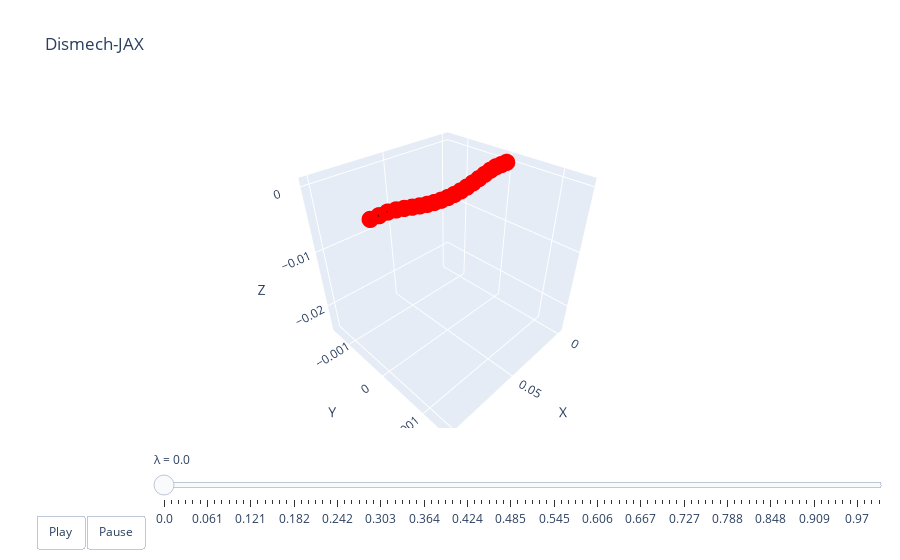

The cell this chart's notebook holds for it:
### Code cell
lambdas = jnp.linspace(0, 1.0, 100)
xf_stars = truth_sim.solve(lambdas, xf0, None, aux, state, nsteps=10)
xb_stars = jax.vmap(fixed_0, (0, None))(lambdas, aux)
qs = jax.vmap(get_q, (0, 0, None))(xf_stars, xb_stars, aux)
dismech.animate(lambdas, qs, top)

### Figure 1 — Plotly figure (JSON) as saved in the notebook; plotly's stock layout.template omitted (floating-point values rounded to 4 significant figures)
{"data": [{"line": {"color": "black", "width": 4}, "marker": {"color": "red", "size": 6}, "mode": "lines+markers", "name": "edges", "type": "scatter3d", "x": [0, 0.005, null, 0.005, 0.01, null, 0.01, 0.015, null, 0.015, 0.02, null, 0.02, 0.025, null, 0.025, 0.02999, null, 0.02999, 0.03499, null, 0.03499, 0.03999, null, 0.03999, 0.045, null, 0.045, 0.05, null, 0.05, 0.055, null, 0.055, 0.06001, null, 0.06001, 0.06501, null, 0.06501, 0.07001, null, 0.07001, 0.075, null, 0.075, 0.08, null, 0.08, 0.085, null, 0.085, 0.09, null, 0.09, 0.095, null, 0.095, 0.1, null], "y": [0, 0, null, 0, 0, null, 0, 0, null, 0, 0, null, 0, 0, null, 0, 0, null, 0, 0, null, 0, 0, null, 0, 0, null, 0, 0, null, 0, 0, null, 0, 0, null, 0, 0, null, 0, 0, null, 0, 0, null, 0, 0, null, 0, 0, null, 0, 0, null, 0, 0, null, 0, 0, null], "z": [0, 0, null, 0, 0, null, 0, -0.0001655, null, -0.0001655, -0.0004123, null, -0.0004123, -0.0006842, null, -0.0006842, -0.0009435, null, -0.0009435, -0.001165, null, -0.001165, -0.001334, null, -0.001334, -0.001438, null, -0.001438, -0.001474, null, -0.001474, -0.001438, null, -0.001438, -0.001334, null, -0.001334, -0.001165, null, -0.001165, -0.0009435, null, -0.0009435, -0.0006842, null, -0.0006842, -0.0004123, null, -0.0004123, -0.0001655, null, -0.0001655, 0, null, 0, 0, null, 0, 0, null]}], "layout": {"scene": {"xaxis": {"range": [-0.005, 0.105], "title": {"text": "X"}}, "yaxis": {"range": [-0.001524, 0.001524], "title": {"text": "Y"}}, "zaxis": {"range": [-0.02518, 0.001199], "title": {"text": "Z"}}}, "sliders": [{"currentvalue": {"prefix": "λ = "}, "steps": [{"args": [["0.0"], {"frame": {"duration": 50, "redraw": true}, "mode": "immediate"}], "label": "0.0", "method": "animate"}, {"args": [["0.01"], {"frame": {"duration": 50, "redraw": true}, "mode": "immediate"}], "label": "0.01", "method": "animate"}, {"args": [["0.02"], {"frame": {"duration": 50, "redraw": true}, "mode": "immediate"}], "label": "0.02", "method": "animate"}, {"args": [["0.03"], {"frame": {"duration": 50, "redraw": true}, "mode": "immediate"}], "label": "0.03", "method": "animate"}, {"args": [["0.04"], {"frame": {"duration": 50, "redraw": true}, "mode": "immediate"}], "label": "0.04", "method": "animate"}, {"args": [["0.051"], {"frame": {"duration": 50, "redraw": true}, "mode": "immediate"}], "label": "0.051", "method": "animate"}, {"args": [["0.061"], {"frame": {"duration": 50, "redraw": true}, "mode": "immediate"}], "label": "0.061", "method": "animate"}, {"args": [["0.071"], {"frame": {"duration": 50, "redraw": true}, "mode": "immediate"}], "label": "0.071", "method": "animate"}, {"args": [["0.081"], {"frame": {"duration": 50, "redraw": true}, "mode": "immediate"}], "label": "0.081", "method": "animate"}, {"args": [["0.091"], {"frame": {"duration": 50, "redraw": true}, "mode": "immediate"}], "label": "0.091", "method": "animate"}, {"args": [["0.101"], {"frame": {"duration": 50, "redraw": true}, "mode": "immediate"}], "label": "0.101", "method": "animate"}, {"args": [["0.111"], {"frame": {"duration": 50, "redraw": true}, "mode": "immediate"}], "label": "0.111", "method": "animate"}, {"args": [["0.121"], {"frame": {"duration": 50, "redraw": true}, "mode": "immediate"}], "label": "0.121", "method": "animate"}, {"args": [["0.131"], {"frame": {"duration": 50, "redraw": true}, "mode": "immediate"}], "label": "0.131", "method": "animate"}, {"args": [["0.141"], {"frame": {"duration": 50, "redraw": true}, "mode": "immediate"}], "label": "0.141", "method": "animate"}, {"args": [["0.152"], {"frame": {"duration": 50, "redraw": true}, "mode": "immediate"}], "label": "0.152", "method": "animate"}, {"args": [["0.162"], {"frame": {"duration": 50, "redraw": true}, "mode": "immediate"}], "label": "0.162", "method": "animate"}, {"args": [["0.172"], {"frame": {"duration": 50, "redraw": true}, "mode": "immediate"}], "label": "0.172", "method": "animate"}, {"args": [["0.182"], {"frame": {"duration": 50, "redraw": true}, "mode": "immediate"}], "label": "0.182", "method": "animate"}, {"args": [["0.192"], {"frame": {"duration": 50, "redraw": true}, "mode": "immediate"}], "label": "0.192", "method": "animate"}, {"args": [["0.202"], {"frame": {"duration": 50, "redraw": true}, "mode": "immediate"}], "label": "0.202", "method": "animate"}, {"args": [["0.212"], {"frame": {"duration": 50, "redraw": true}, "mode": "immediate"}], "label": "0.212", "method": "animate"}, {"args": [["0.222"], {"frame": {"duration": 50, "redraw": true}, "mode": "immediate"}], "label": "0.222", "method": "animate"}, {"args": [["0.232"], {"frame": {"duration": 50, "redraw": true}, "mode": "immediate"}], "label": "0.232", "method": "animate"}, {"args": [["0.242"], {"frame": {"duration": 50, "redraw": true}, "mode": "immediate"}], "label": "0.242", "method": "animate"}, {"args": [["0.253"], {"frame": {"duration": 50, "redraw": true}, "mode": "immediate"}], "label": "0.253", "method": "animate"}, {"args": [["0.263"], {"frame": {"duration": 50, "redraw": true}, "mode": "immediate"}], "label": "0.263", "method": "animate"}, {"args": [["0.273"], {"frame": {"duration": 50, "redraw": true}, "mode": "immediate"}], "label": "0.273", "method": "animate"}, {"args": [["0.283"], {"frame": {"duration": 50, "redraw": true}, "mode": "immediate"}], "label": "0.283", "method": "animate"}, {"args": [["0.293"], {"frame": {"duration": 50, "redraw": true}, "mode": "immediate"}], "label": "0.293", "method": "animate"}, {"args": [["0.303"], {"frame": {"duration": 50, "redraw": true}, "mode": "immediate"}], "label": "0.303", "method": "animate"}, {"args": [["0.313"], {"frame": {"duration": 50, "redraw": true}, "mode": "immediate"}], "label": "0.313", "method": "animate"}, {"args": [["0.323"], {"frame": {"duration": 50, "redraw": true}, "mode": "immediate"}], "label": "0.323", "method": "animate"}, {"args": [["0.333"], {"frame": {"duration": 50, "redraw": true}, "mode": "immediate"}], "label": "0.333", "method": "animate"}, {"args": [["0.343"], {"frame": {"duration": 50, "redraw": true}, "mode": "immediate"}], "label": "0.343", "method": "animate"}, {"args": [["0.354"], {"frame": {"duration": 50, "redraw": true}, "mode": "immediate"}], "label": "0.354", "method": "animate"}, {"args": [["0.364"], {"frame": {"duration": 50, "redraw": true}, "mode": "immediate"}], "label": "0.364", "method": "animate"}, {"args": [["0.374"], {"frame": {"duration": 50, "redraw": true}, "mode": "immediate"}], "label": "0.374", "method": "animate"}, {"args": [["0.384"], {"frame": {"duration": 50, "redraw": true}, "mode": "immediate"}], "label": "0.384", "method": "animate"}, {"args": [["0.394"], {"frame": {"duration": 50, "redraw": true}, "mode": "immediate"}], "label": "0.394", "method": "animate"}, {"args": [["0.404"], {"frame": {"duration": 50, "redraw": true}, "mode": "immediate"}], "label": "0.404", "method": "animate"}, {"args": [["0.414"], {"frame": {"duration": 50, "redraw": true}, "mode": "immediate"}], "label": "0.414", "method": "animate"}, {"args": [["0.424"], {"frame": {"duration": 50, "redraw": true}, "mode": "immediate"}], "label": "0.424", "method": "animate"}, {"args": [["0.434"], {"frame": {"duration": 50, "redraw": true}, "mode": "immediate"}], "label": "0.434", "method": "animate"}, {"args": [["0.444"], {"frame": {"duration": 50, "redraw": true}, "mode": "immediate"}], "label": "0.444", "method": "animate"}, {"args": [["0.455"], {"frame": {"duration": 50, "redraw": true}, "mode": "immediate"}], "label": "0.455", "method": "animate"}, {"args": [["0.465"], {"frame": {"duration": 50, "redraw": true}, "mode": "immediate"}], "label": "0.465", "method": "animate"}, {"args": [["0.475"], {"frame": {"duration": 50, "redraw": true}, "mode": "immediate"}], "label": "0.475", "method": "animate"}, {"args": [["0.485"], {"frame": {"duration": 50, "redraw": true}, "mode": "immediate"}], "label": "0.485", "method": "animate"}, {"args": [["0.495"], {"frame": {"duration": 50, "redraw": true}, "mode": "immediate"}], "label": "0.495", "method": "animate"}, {"args": [["0.505"], {"frame": {"duration": 50, "redraw": true}, "mode": "immediate"}], "label": "0.505", "method": "animate"}, {"args": [["0.515"], {"frame": {"duration": 50, "redraw": true}, "mode": "immediate"}], "label": "0.515", "method": "animate"}, {"args": [["0.525"], {"frame": {"duration": 50, "redraw": true}, "mode": "immediate"}], "label": "0.525", "method": "animate"}, {"args": [["0.535"], {"frame": {"duration": 50, "redraw": true}, "mode": "immediate"}], "label": "0.535", "method": "animate"}, {"args": [["0.545"], {"frame": {"duration": 50, "redraw": true}, "mode": "immediate"}], "label": "0.545", "method": "animate"}, {"args": [["0.556"], {"frame": {"duration": 50, "redraw": true}, "mode": "immediate"}], "label": "0.556", "method": "animate"}, {"args": [["0.566"], {"frame": {"duration": 50, "redraw": true}, "mode": "immediate"}], "label": "0.566", "method": "animate"}, {"args": [["0.576"], {"frame": {"duration": 50, "redraw": true}, "mode": "immediate"}], "label": "0.576", "method": "animate"}, {"args": [["0.586"], {"frame": {"duration": 50, "redraw": true}, "mode": "immediate"}], "label": "0.586", "method": "animate"}, {"args": [["0.596"], {"frame": {"duration": 50, "redraw": true}, "mode": "immediate"}], "label": "0.596", "method": "animate"}, {"args": [["0.606"], {"frame": {"duration": 50, "redraw": true}, "mode": "immediate"}], "label": "0.606", "method": "animate"}, {"args": [["0.616"], {"frame": {"duration": 50, "redraw": true}, "mode": "immediate"}], "label": "0.616", "method": "animate"}, {"args": [["0.626"], {"frame": {"duration": 50, "redraw": true}, "mode": "immediate"}], "label": "0.626", "method": "animate"}, {"args": [["0.636"], {"frame": {"duration": 50, "redraw": true}, "mode": "immediate"}], "label": "0.636", "method": "animate"}, {"args": [["0.646"], {"frame": {"duration": 50, "redraw": true}, "mode": "immediate"}], "label": "0.646", "method": "animate"}, {"args": [["0.657"], {"frame": {"duration": 50, "redraw": true}, "mode": "immediate"}], "label": "0.657", "method": "animate"}, {"args": [["0.667"], {"frame": {"duration": 50, "redraw": true}, "mode": "immediate"}], "label": "0.667", "method": "animate"}, {"args": [["0.677"], {"frame": {"duration": 50, "redraw": true}, "mode": "immediate"}], "label": "0.677", "method": "animate"}, {"args": [["0.687"], {"frame": {"duration": 50, "redraw": true}, "mode": "immediate"}], "label": "0.687", "method": "animate"}, {"args": [["0.697"], {"frame": {"duration": 50, "redraw": true}, "mode": "immediate"}], "label": "0.697", "method": "animate"}, {"args": [["0.707"], {"frame": {"duration": 50, "redraw": true}, "mode": "immediate"}], "label": "0.707", "method": "animate"}, {"args": [["0.717"], {"frame": {"duration": 50, "redraw": true}, "mode": "immediate"}], "label": "0.717", "method": "animate"}, {"args": [["0.727"], {"frame": {"duration": 50, "redraw": true}, "mode": "immediate"}], "label": "0.727", "method": "animate"}, {"args": [["0.737"], {"frame": {"duration": 50, "redraw": true}, "mode": "immediate"}], "label": "0.737", "method": "animate"}, {"args": [["0.747"], {"frame": {"duration": 50, "redraw": true}, "mode": "immediate"}], "label": "0.747", "method": "animate"}, {"args": [["0.758"], {"frame": {"duration": 50, "redraw": true}, "mode": "immediate"}], "label": "0.758", "method": "animate"}, {"args": [["0.768"], {"frame": {"duration": 50, "redraw": true}, "mode": "immediate"}], "label": "0.768", "method": "animate"}, {"args": [["0.778"], {"frame": {"duration": 50, "redraw": true}, "mode": "immediate"}], "label": "0.778", "method": "animate"}, {"args": [["0.788"], {"frame": {"duration": 50, "redraw": true}, "mode": "immediate"}], "label": "0.788", "method": "animate"}, {"args": [["0.798"], {"frame": {"duration": 50, "redraw": true}, "mode": "immediate"}], "label": "0.798", "method": "animate"}, {"args": [["0.808"], {"frame": {"duration": 50, "redraw": true}, "mode": "immediate"}], "label": "0.808", "method": "animate"}, {"args": [["0.818"], {"frame": {"duration": 50, "redraw": true}, "mode": "immediate"}], "label": "0.818", "method": "animate"}, {"args": [["0.828"], {"frame": {"duration": 50, "redraw": true}, "mode": "immediate"}], "label": "0.828", "method": "animate"}, {"args": [["0.838"], {"frame": {"duration": 50, "redraw": true}, "mode": "immediate"}], "label": "0.838", "method": "animate"}, {"args": [["0.848"], {"frame": {"duration": 50, "redraw": true}, "mode": "immediate"}], "label": "0.848", "method": "animate"}, {"args": [["0.859"], {"frame": {"duration": 50, "redraw": true}, "mode": "immediate"}], "label": "0.859", "method": "animate"}, {"args": [["0.869"], {"frame": {"duration": 50, "redraw": true}, "mode": "immediate"}], "label": "0.869", "method": "animate"}, {"args": [["0.879"], {"frame": {"duration": 50, "redraw": true}, "mode": "immediate"}], "label": "0.879", "method": "animate"}, {"args": [["0.889"], {"frame": {"duration": 50, "redraw": true}, "mode": "immediate"}], "label": "0.889", "method": "animate"}, {"args": [["0.899"], {"frame": {"duration": 50, "redraw": true}, "mode": "immediate"}], "label": "0.899", "method": "animate"}, {"args": [["0.909"], {"frame": {"duration": 50, "redraw": true}, "mode": "immediate"}], "label": "0.909", "method": "animate"}, {"args": [["0.919"], {"frame": {"duration": 50, "redraw": true}, "mode": "immediate"}], "label": "0.919", "method": "animate"}, {"args": [["0.929"], {"frame": {"duration": 50, "redraw": true}, "mode": "immediate"}], "label": "0.929", "method": "animate"}, {"args": [["0.939"], {"frame": {"duration": 50, "redraw": true}, "mode": "immediate"}], "label": "0.939", "method": "animate"}, {"args": [["0.949"], {"frame": {"duration": 50, "redraw": true}, "mode": "immediate"}], "label": "0.949", "method": "animate"}, {"args": [["0.96"], {"frame": {"duration": 50, "redraw": true}, "mode": "immediate"}], "label": "0.96", "method": "animate"}, {"args": [["0.97"], {"frame": {"duration": 50, "redraw": true}, "mode": "immediate"}], "label": "0.97", "method": "animate"}, {"args": [["0.98"], {"frame": {"duration": 50, "redraw": true}, "mode": "immediate"}], "label": "0.98", "method": "animate"}, {"args": [["0.99"], {"frame": {"duration": 50, "redraw": true}, "mode": "immediate"}], "label": "0.99", "method": "animate"}, {"args": [["1.0"], {"frame": {"duration": 50, "redraw": true}, "mode": "immediate"}], "label": "1.0", "method": "animate"}], "transition": {"duration": 0}, "x": 0.1, "y": 0}], "title": {"text": "Dismech-JAX"}, "updatemenus": [{"buttons": [{"args": [null, {"frame": {"duration": 50, "redraw": true}, "fromcurrent": true}], "label": "Play", "method": "animate"}, {"args": [[null], {"frame": {"duration": 0, "redraw": true}, "mode": "immediate"}], "label": "Pause", "method": "animate"}], "direction": "left", "pad": {"r": 10, "t": 87}, "showactive": false, "type": "buttons", "x": 0.1, "xanchor": "right", "y": 0, "yanchor": "top"}]}}
